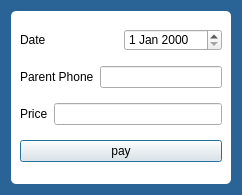
<?xml version="1.0" encoding="UTF-8"?>
<ui version="4.0">
 <class>Pay</class>
 <widget class="QDialog" name="Pay">
  <property name="geometry">
   <rect>
    <x>0</x>
    <y>0</y>
    <width>242</width>
    <height>195</height>
   </rect>
  </property>
  <property name="windowTitle">
   <string>Dialog</string>
  </property>
  <property name="styleSheet">
   <string notr="true">#Pay{
background-color: #2a6496;
}</string>
  </property>
  <layout class="QGridLayout" name="gridLayout_2">
   <item row="0" column="0">
    <widget class="QFrame" name="frame">
     <property name="styleSheet">
      <string notr="true">#frame {
    background-color: #fff;
    border: none;
    border-radius: 5px;
}</string>
     </property>
     <property name="frameShape">
      <enum>QFrame::Shape::StyledPanel</enum>
     </property>
     <property name="frameShadow">
      <enum>QFrame::Shadow::Raised</enum>
     </property>
     <layout class="QGridLayout" name="gridLayout">
      <item row="2" column="0">
       <layout class="QHBoxLayout" name="horizontalLayout_2">
        <item>
         <widget class="QLabel" name="label_2">
          <property name="text">
           <string>Price</string>
          </property>
         </widget>
        </item>
        <item>
         <widget class="QLineEdit" name="paylineEdit"/>
        </item>
       </layout>
      </item>
      <item row="4" column="0">
       <widget class="QPushButton" name="pushButton">
        <property name="text">
         <string>pay</string>
        </property>
       </widget>
      </item>
      <item row="0" column="0">
       <layout class="QHBoxLayout" name="horizontalLayout">
        <item>
         <widget class="QLabel" name="label">
          <property name="text">
           <string>Date</string>
          </property>
         </widget>
        </item>
        <item>
         <widget class="QDateEdit" name="payydateEdit"/>
        </item>
       </layout>
      </item>
      <item row="1" column="0">
       <layout class="QHBoxLayout" name="horizontalLayout_3">
        <item>
         <widget class="QLabel" name="label_3">
          <property name="text">
           <string>Parent Phone</string>
          </property>
         </widget>
        </item>
        <item>
         <widget class="QLineEdit" name="parentphonelineEdit"/>
        </item>
       </layout>
      </item>
     </layout>
    </widget>
   </item>
  </layout>
 </widget>
 <resources/>
 <connections/>
</ui>
